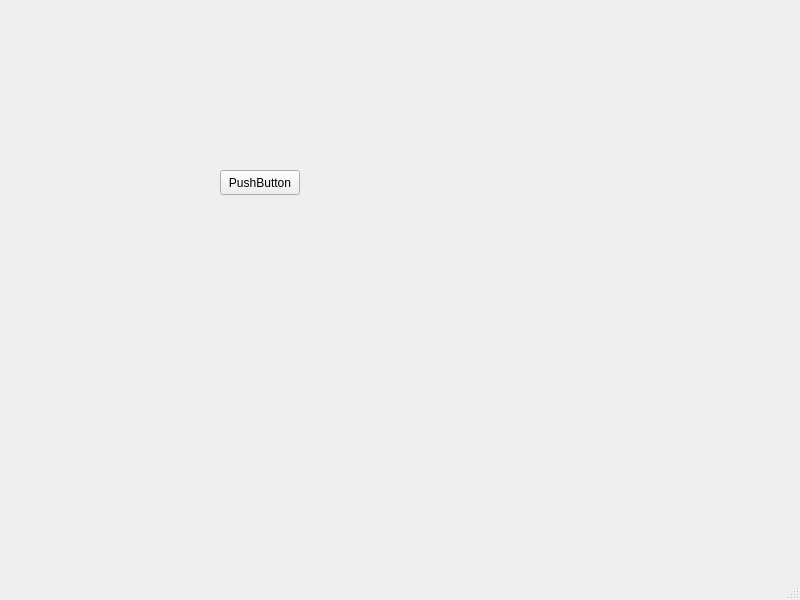
<?xml version="1.0" encoding="UTF-8"?>
<ui version="4.0">
 <class>MainWindow</class>
 <widget class="QMainWindow" name="MainWindow">
  <property name="geometry">
   <rect>
    <x>0</x>
    <y>0</y>
    <width>800</width>
    <height>600</height>
   </rect>
  </property>
  <property name="windowTitle">
   <string>MainWindow</string>
  </property>
  <widget class="QWidget" name="centralwidget">
   <widget class="QPushButton" name="pushButton">
    <property name="geometry">
     <rect>
      <x>220</x>
      <y>170</y>
      <width>80</width>
      <height>25</height>
     </rect>
    </property>
    <property name="text">
     <string>PushButton</string>
    </property>
   </widget>
   <widget class="QLabel" name="label">
    <property name="geometry">
     <rect>
      <x>150</x>
      <y>80</y>
      <width>261</width>
      <height>51</height>
     </rect>
    </property>
    <property name="text">
     <string/>
    </property>
   </widget>
  </widget>
  <widget class="QMenuBar" name="menubar">
   <property name="geometry">
    <rect>
     <x>0</x>
     <y>0</y>
     <width>800</width>
     <height>22</height>
    </rect>
   </property>
  </widget>
  <widget class="QStatusBar" name="statusbar"/>
 </widget>
 <resources/>
 <connections/>
</ui>
